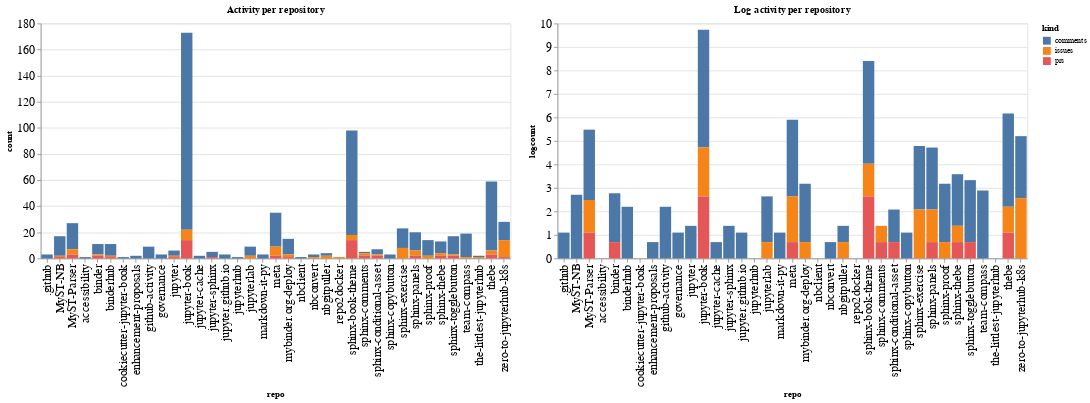

Write notebook code for a chart like this one.
### Code cell
ch1 = alt.Chart(repo_summaries, width=600, title="Activity per repository").mark_bar().encode(
    x='repo',
    y='count',
    color='kind',
    tooltip="kind"
)

ch2 = alt.Chart(repo_summaries, width=600, title="Log activity per repository").mark_bar().encode(
    x='repo',
    y='logcount',
    color='kind',
    tooltip="kind"
)

ch1 | ch2

### Figure 1 — Vega-Lite specification as saved in the notebook (floating-point values rounded to 4 significant figures)
{"config": {"axisLeft": {"labelFontSize": 15}, "axisBottom": {"labelFontSize": 15}}, "hconcat": [{"mark": "bar", "encoding": {"color": {"type": "nominal", "field": "kind"}, "tooltip": {"type": "nominal", "field": "kind"}, "x": {"type": "nominal", "field": "repo"}, "y": {"type": "quantitative", "field": "count"}}, "title": "Activity per repository", "width": 600}, {"mark": "bar", "encoding": {"color": {"type": "nominal", "field": "kind"}, "tooltip": {"type": "nominal", "field": "kind"}, "x": {"type": "nominal", "field": "repo"}, "y": {"type": "quantitative", "field": "logcount"}}, "title": "Log activity per repository", "width": 600}], "data": {"name": "data-570a372cbb407cb6d639bb7be3c7d755"}, "$schema": "https://vega.github.io/schema/vega-lite/v4.8.1.json", "datasets": {"data-570a372cbb407cb6d639bb7be3c7d755": [{"repo": ".github", "kind": "comments", "count": 3, "logcount": 1.099}, {"repo": "MyST-NB", "kind": "comments", "count": 15, "logcount": 2.708}, {"repo": "MyST-NB", "kind": "issues", "count": 1, "logcount": 0.0}, {"repo": "MyST-NB", "kind": "prs", "count": 1, "logcount": 0.0}, {"repo": "MyST-Parser", "kind": "comments", "count": 20, "logcount": 2.996}, {"repo": "MyST-Parser", "kind": "issues", "count": 4, "logcount": 1.386}, {"repo": "MyST-Parser", "kind": "prs", "count": 3, "logcount": 1.099}, {"repo": "accessibility", "kind": "comments", "count": 1, "logcount": 0.0}, {"repo": "binder", "kind": "comments", "count": 8, "logcount": 2.079}, {"repo": "binder", "kind": "issues", "count": 1, "logcount": 0.0}, {"repo": "binder", "kind": "prs", "count": 2, "logcount": 0.6931}, {"repo": "binderhub", "kind": "comments", "count": 9, "logcount": 2.197}, {"repo": "binderhub", "kind": "issues", "count": 1, "logcount": 0.0}, {"repo": "binderhub", "kind": "prs", "count": 1, "logcount": 0.0}, {"repo": "cookiecutter-jupyter-book", "kind": "comments", "count": 1, "logcount": 0.0}, {"repo": "enhancement-proposals", "kind": "comments", "count": 2, "logcount": 0.6931}, {"repo": "github-activity", "kind": "comments", "count": 9, "logcount": 2.197}, {"repo": "governance", "kind": "comments", "count": 3, "logcount": 1.099}, {"repo": "jupyter", "kind": "comments", "count": 4, "logcount": 1.386}, {"repo": "jupyter", "kind": "issues", "count": 1, "logcount": 0.0}, {"repo": "jupyter", "kind": "prs", "count": 1, "logcount": 0.0}, {"repo": "jupyter-book", "kind": "comments", "count": 151, "logcount": 5.017}, {"repo": "jupyter-book", "kind": "issues", "count": 8, "logcount": 2.079}, {"repo": "jupyter-book", "kind": "prs", "count": 14, "logcount": 2.639}, {"repo": "jupyter-cache", "kind": "comments", "count": 2, "logcount": 0.6931}, {"repo": "jupyter-sphinx", "kind": "comments", "count": 4, "logcount": 1.386}, {"repo": "jupyter-sphinx", "kind": "prs", "count": 1, "logcount": 0.0}, {"repo": "jupyter.github.io", "kind": "comments", "count": 3, "logcount": 1.099}, {"repo": "jupyterhub", "kind": "comments", "count": 1, "logcount": 0.0}, {"repo": "jupyterlab", "kind": "comments", "count": 7, "logcount": 1.946}, {"repo": "jupyterlab", "kind": "issues", "count": 2, "logcount": 0.6931}, {"repo": "markdown-it-py", "kind": "comments", "count": 3, "logcount": 1.099}, {"repo": "meta", "kind": "comments", "count": 26, "logcount": 3.258}, {"repo": "meta", "kind": "issues", "count": 7, "logcount": 1.946}, {"repo": "meta", "kind": "prs", "count": 2, "logcount": 0.6931}, {"repo": "mybinder.org-deploy", "kind": "comments", "count": 12, "logcount": 2.485}, {"repo": "mybinder.org-deploy", "kind": "issues", "count": 2, "logcount": 0.6931}, {"repo": "mybinder.org-deploy", "kind": "prs", "count": 1, "logcount": 0.0}, {"repo": "nbclient", "kind": "comments", "count": 1, "logcount": 0.0}, {"repo": "nbconvert", "kind": "comments", "count": 2, "logcount": 0.6931}, {"repo": "nbconvert", "kind": "issues", "count": 1, "logcount": 0.0}, {"repo": "nbgitpuller", "kind": "comments", "count": 2, "logcount": 0.6931}, {"repo": "nbgitpuller", "kind": "issues", "count": 2, "logcount": 0.6931}, {"repo": "repo2docker", "kind": "issues", "count": 1, "logcount": 0.0}, {"repo": "sphinx-book-theme", "kind": "comments", "count": 80, "logcount": 4.382}, {"repo": "sphinx-book-theme", "kind": "issues", "count": 4, "logcount": 1.386}, {"repo": "sphinx-book-theme", "kind": "prs", "count": 14, "logcount": 2.639}, {"repo": "sphinx-comments", "kind": "comments", "count": 1, "logcount": 0.0}, {"repo": "sphinx-comments", "kind": "issues", "count": 2, "logcount": 0.6931}, {"repo": "sphinx-comments", "kind": "prs", "count": 2, "logcount": 0.6931}, {"repo": "sphinx-conditional-asset", "kind": "comments", "count": 4, "logcount": 1.386}, {"repo": "sphinx-conditional-asset", "kind": "issues", "count": 1, "logcount": 0.0}, {"repo": "sphinx-conditional-asset", "kind": "prs", "count": 2, "logcount": 0.6931}, {"repo": "sphinx-copybutton", "kind": "comments", "count": 3, "logcount": 1.099}, {"repo": "sphinx-exercise", "kind": "comments", "count": 15, "logcount": 2.708}, {"repo": "sphinx-exercise", "kind": "issues", "count": 8, "logcount": 2.079}, {"repo": "sphinx-panels", "kind": "comments", "count": 14, "logcount": 2.639}, {"repo": "sphinx-panels", "kind": "issues", "count": 4, "logcount": 1.386}, {"repo": "sphinx-panels", "kind": "prs", "count": 2, "logcount": 0.6931}, {"repo": "sphinx-proof", "kind": "comments", "count": 12, "logcount": 2.485}, {"repo": "sphinx-proof", "kind": "issues", "count": 2, "logcount": 0.6931}, {"repo": "sphinx-thebe", "kind": "comments", "count": 9, "logcount": 2.197}, {"repo": "sphinx-thebe", "kind": "issues", "count": 2, "logcount": 0.6931}, {"repo": "sphinx-thebe", "kind": "prs", "count": 2, "logcount": 0.6931}, {"repo": "sphinx-togglebutton", "kind": "comments", "count": 14, "logcount": 2.639}, {"repo": "sphinx-togglebutton", "kind": "issues", "count": 1, "logcount": 0.0}, {"repo": "sphinx-togglebutton", "kind": "prs", "count": 2, "logcount": 0.6931}, {"repo": "team-compass", "kind": "comments", "count": 18, "logcount": 2.89}, {"repo": "team-compass", "kind": "issues", "count": 1, "logcount": 0.0}, {"repo": "the-littlest-jupyterhub", "kind": "comments", "count": 1, "logcount": 0.0}, {"repo": "the-littlest-jupyterhub", "kind": "issues", "count": 1, "logcount": 0.0}, {"repo": "thebe", "kind": "comments", "count": 53, "logcount": 3.97}, {"repo": "thebe", "kind": "issues", "count": 3, "logcount": 1.099}, {"repo": "thebe", "kind": "prs", "count": 3, "logcount": 1.099}, {"repo": "zero-to-jupyterhub-k8s", "kind": "comments", "count": 14, "logcount": 2.639}, {"repo": "zero-to-jupyterhub-k8s", "kind": "issues", "count": 13, "logcount": 2.565}, {"repo": "zero-to-jupyterhub-k8s", "kind": "prs", "count": 1, "logcount": 0.0}]}}
